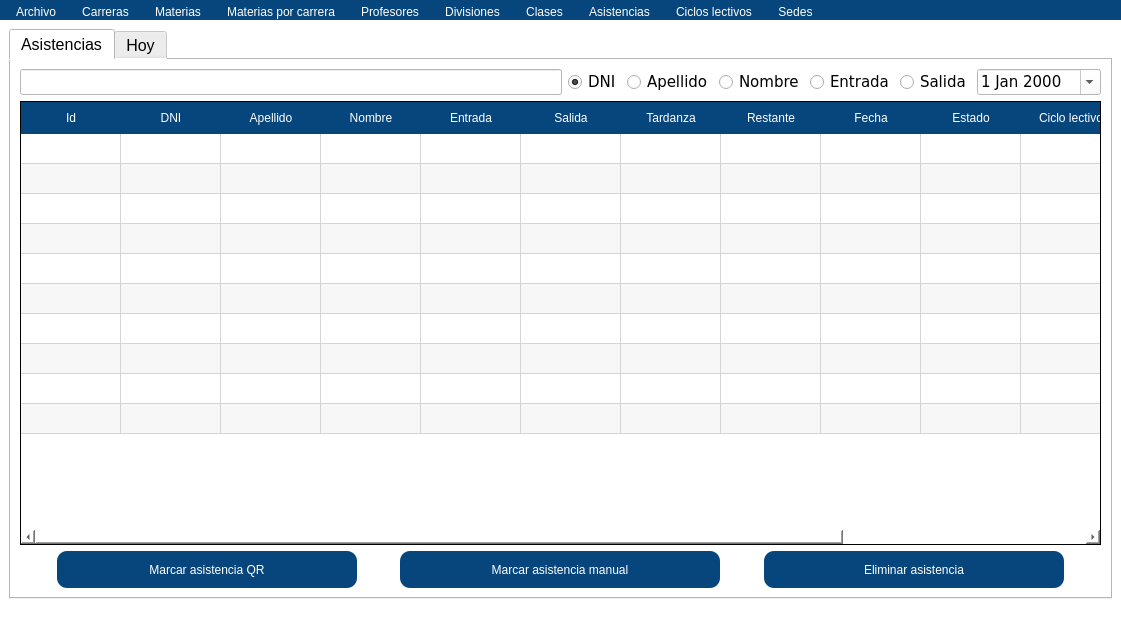
<?xml version="1.0" encoding="UTF-8"?>
<ui version="4.0">
 <class>MainWindow</class>
 <widget class="QMainWindow" name="MainWindow">
  <property name="geometry">
   <rect>
    <x>0</x>
    <y>0</y>
    <width>1121</width>
    <height>630</height>
   </rect>
  </property>
  <property name="windowTitle">
   <string>Asistencias</string>
  </property>
  <property name="styleSheet">
   <string notr="true">background-color: rgb(255, 255, 255);</string>
  </property>
  <widget class="QWidget" name="centralwidget">
   <layout class="QVBoxLayout" name="verticalLayout_2">
    <item>
     <widget class="QTabWidget" name="tabWidget">
      <property name="font">
       <font>
        <pointsize>12</pointsize>
       </font>
      </property>
      <property name="styleSheet">
       <string notr="true">background-color: rgb(255, 255, 255);

</string>
      </property>
      <property name="currentIndex">
       <number>0</number>
      </property>
      <widget class="QWidget" name="tab">
       <attribute name="title">
        <string>Asistencias</string>
       </attribute>
       <layout class="QVBoxLayout" name="verticalLayout">
        <item>
         <layout class="QHBoxLayout" name="horizontalLayout_2">
          <property name="bottomMargin">
           <number>0</number>
          </property>
          <item>
           <widget class="QLineEdit" name="tx_buscar_asistencia">
            <property name="font">
             <font>
              <family>Verdana</family>
              <pointsize>11</pointsize>
             </font>
            </property>
           </widget>
          </item>
          <item>
           <widget class="QRadioButton" name="radioButton_dni">
            <property name="font">
             <font>
              <family>Verdana</family>
              <pointsize>11</pointsize>
             </font>
            </property>
            <property name="text">
             <string>DNI</string>
            </property>
            <property name="checked">
             <bool>true</bool>
            </property>
           </widget>
          </item>
          <item>
           <widget class="QRadioButton" name="radioButton_apellido">
            <property name="font">
             <font>
              <family>Verdana</family>
              <pointsize>11</pointsize>
             </font>
            </property>
            <property name="text">
             <string>Apellido</string>
            </property>
           </widget>
          </item>
          <item>
           <widget class="QRadioButton" name="radioButton_nombre">
            <property name="font">
             <font>
              <family>Verdana</family>
              <pointsize>11</pointsize>
             </font>
            </property>
            <property name="text">
             <string>Nombre</string>
            </property>
           </widget>
          </item>
          <item>
           <widget class="QRadioButton" name="radioButton_entrada">
            <property name="font">
             <font>
              <family>Verdana</family>
              <pointsize>11</pointsize>
             </font>
            </property>
            <property name="text">
             <string>Entrada</string>
            </property>
           </widget>
          </item>
          <item>
           <widget class="QRadioButton" name="radioButton_salida">
            <property name="font">
             <font>
              <family>Verdana</family>
              <pointsize>11</pointsize>
             </font>
            </property>
            <property name="text">
             <string>Salida</string>
            </property>
           </widget>
          </item>
          <item>
           <widget class="QDateEdit" name="tx_date">
            <property name="minimumSize">
             <size>
              <width>0</width>
              <height>24</height>
             </size>
            </property>
            <property name="font">
             <font>
              <family>Verdana</family>
              <pointsize>11</pointsize>
             </font>
            </property>
            <property name="showGroupSeparator" stdset="0">
             <bool>false</bool>
            </property>
            <property name="calendarPopup">
             <bool>true</bool>
            </property>
           </widget>
          </item>
         </layout>
        </item>
        <item>
         <layout class="QHBoxLayout" name="horizontalLayout_4">
          <item>
           <widget class="QTableWidget" name="tableWidget">
            <property name="minimumSize">
             <size>
              <width>0</width>
              <height>0</height>
             </size>
            </property>
            <property name="maximumSize">
             <size>
              <width>16777215</width>
              <height>16777215</height>
             </size>
            </property>
            <property name="autoFillBackground">
             <bool>false</bool>
            </property>
            <property name="styleSheet">
             <string notr="true">QHeaderView::section {
    background-color:  rgb(7, 70, 124);
	color: rgb(255, 255, 255);
	font: 12pt &quot;Verdana&quot;;
    border: 0px solid #ff0000;
    height: 32px;
}

QTableWidget {
	font: 11pt &quot;Verdana&quot;;
    border: 1px solid;
}

QTableWidget::item{
    selection-background-color: rgb(7, 70, 124);
	selection-color: rgb(255, 255, 255);
}
</string>
            </property>
            <property name="editTriggers">
             <set>QAbstractItemView::NoEditTriggers</set>
            </property>
            <property name="tabKeyNavigation">
             <bool>false</bool>
            </property>
            <property name="alternatingRowColors">
             <bool>true</bool>
            </property>
            <property name="selectionMode">
             <enum>QAbstractItemView::SingleSelection</enum>
            </property>
            <property name="selectionBehavior">
             <enum>QAbstractItemView::SelectRows</enum>
            </property>
            <property name="rowCount">
             <number>10</number>
            </property>
            <property name="columnCount">
             <number>13</number>
            </property>
            <attribute name="horizontalHeaderCascadingSectionResizes">
             <bool>false</bool>
            </attribute>
            <attribute name="horizontalHeaderMinimumSectionSize">
             <number>50</number>
            </attribute>
            <attribute name="horizontalHeaderHighlightSections">
             <bool>false</bool>
            </attribute>
            <attribute name="horizontalHeaderShowSortIndicator" stdset="0">
             <bool>false</bool>
            </attribute>
            <attribute name="horizontalHeaderStretchLastSection">
             <bool>false</bool>
            </attribute>
            <attribute name="verticalHeaderVisible">
             <bool>false</bool>
            </attribute>
            <row/>
            <row/>
            <row/>
            <row/>
            <row/>
            <row/>
            <row/>
            <row/>
            <row/>
            <row/>
            <column>
             <property name="text">
              <string>Id</string>
             </property>
            </column>
            <column>
             <property name="text">
              <string>DNI</string>
             </property>
            </column>
            <column>
             <property name="text">
              <string>Apellido</string>
             </property>
            </column>
            <column>
             <property name="text">
              <string>Nombre</string>
             </property>
            </column>
            <column>
             <property name="text">
              <string>Entrada</string>
             </property>
            </column>
            <column>
             <property name="text">
              <string>Salida</string>
             </property>
            </column>
            <column>
             <property name="text">
              <string>Tardanza</string>
             </property>
            </column>
            <column>
             <property name="text">
              <string>Restante</string>
             </property>
            </column>
            <column>
             <property name="text">
              <string>Fecha</string>
             </property>
            </column>
            <column>
             <property name="text">
              <string>Estado</string>
             </property>
            </column>
            <column>
             <property name="text">
              <string>Ciclo lectivo</string>
             </property>
            </column>
            <column>
             <property name="text">
              <string>Sede</string>
             </property>
            </column>
            <column>
             <property name="text">
              <string>Observación</string>
             </property>
            </column>
           </widget>
          </item>
         </layout>
        </item>
        <item>
         <layout class="QHBoxLayout" name="horizontalLayout_3">
          <property name="sizeConstraint">
           <enum>QLayout::SetMaximumSize</enum>
          </property>
          <property name="leftMargin">
           <number>0</number>
          </property>
          <property name="rightMargin">
           <number>0</number>
          </property>
          <property name="bottomMargin">
           <number>0</number>
          </property>
          <item>
           <spacer name="horizontalSpacer">
            <property name="orientation">
             <enum>Qt::Horizontal</enum>
            </property>
            <property name="sizeHint" stdset="0">
             <size>
              <width>40</width>
              <height>20</height>
             </size>
            </property>
           </spacer>
          </item>
          <item>
           <widget class="QPushButton" name="Bt_marcar">
            <property name="minimumSize">
             <size>
              <width>300</width>
              <height>37</height>
             </size>
            </property>
            <property name="styleSheet">
             <string notr="true">background-color: rgb(7, 70, 124);
font: 18pt &quot;Verdana&quot;;
border-radius: 10px;
color: rgb(255, 255, 255);</string>
            </property>
            <property name="text">
             <string>Marcar asistencia QR</string>
            </property>
           </widget>
          </item>
          <item>
           <spacer name="horizontalSpacer_3">
            <property name="orientation">
             <enum>Qt::Horizontal</enum>
            </property>
            <property name="sizeHint" stdset="0">
             <size>
              <width>40</width>
              <height>20</height>
             </size>
            </property>
           </spacer>
          </item>
          <item>
           <widget class="QPushButton" name="bt_asistencia_manual">
            <property name="minimumSize">
             <size>
              <width>320</width>
              <height>37</height>
             </size>
            </property>
            <property name="styleSheet">
             <string notr="true">background-color: rgb(7, 70, 124);
font: 18pt &quot;Verdana&quot;;
border-radius: 10px;
color: rgb(255, 255, 255);</string>
            </property>
            <property name="text">
             <string>Marcar asistencia manual</string>
            </property>
           </widget>
          </item>
          <item>
           <spacer name="horizontalSpacer_7">
            <property name="orientation">
             <enum>Qt::Horizontal</enum>
            </property>
            <property name="sizeHint" stdset="0">
             <size>
              <width>40</width>
              <height>20</height>
             </size>
            </property>
           </spacer>
          </item>
          <item>
           <widget class="QPushButton" name="bt_eliminar_asistencia">
            <property name="minimumSize">
             <size>
              <width>300</width>
              <height>37</height>
             </size>
            </property>
            <property name="styleSheet">
             <string notr="true">background-color: rgb(7, 70, 124);
font: 18pt &quot;Verdana&quot;;
border-radius: 10px;
color: rgb(255, 255, 255);</string>
            </property>
            <property name="text">
             <string>Eliminar asistencia</string>
            </property>
           </widget>
          </item>
          <item>
           <spacer name="horizontalSpacer_2">
            <property name="orientation">
             <enum>Qt::Horizontal</enum>
            </property>
            <property name="sizeHint" stdset="0">
             <size>
              <width>40</width>
              <height>20</height>
             </size>
            </property>
           </spacer>
          </item>
         </layout>
        </item>
       </layout>
      </widget>
      <widget class="QWidget" name="tab_2">
       <attribute name="title">
        <string>Hoy</string>
       </attribute>
       <layout class="QVBoxLayout" name="verticalLayout_3">
        <item>
         <layout class="QHBoxLayout" name="horizontalLayout_6">
          <property name="bottomMargin">
           <number>0</number>
          </property>
          <item>
           <widget class="QLineEdit" name="tx_buscar_hoy">
            <property name="font">
             <font>
              <family>Verdana</family>
              <pointsize>11</pointsize>
             </font>
            </property>
           </widget>
          </item>
          <item>
           <widget class="QRadioButton" name="radioButton_dni_hoy">
            <property name="font">
             <font>
              <family>Verdana</family>
              <pointsize>11</pointsize>
             </font>
            </property>
            <property name="text">
             <string>DNI</string>
            </property>
            <property name="checked">
             <bool>true</bool>
            </property>
           </widget>
          </item>
          <item>
           <widget class="QRadioButton" name="radioButton_apellido_hoy">
            <property name="font">
             <font>
              <family>Verdana</family>
              <pointsize>11</pointsize>
             </font>
            </property>
            <property name="text">
             <string>Apellido</string>
            </property>
           </widget>
          </item>
          <item>
           <widget class="QRadioButton" name="radioButton_nombre_hoy">
            <property name="font">
             <font>
              <family>Verdana</family>
              <pointsize>11</pointsize>
             </font>
            </property>
            <property name="text">
             <string>Nombre</string>
            </property>
           </widget>
          </item>
          <item>
           <widget class="QRadioButton" name="radioButton_entrada_hoy">
            <property name="font">
             <font>
              <family>Verdana</family>
              <pointsize>11</pointsize>
             </font>
            </property>
            <property name="text">
             <string>Entrada</string>
            </property>
           </widget>
          </item>
          <item>
           <widget class="QRadioButton" name="radioButton_salida_hoy">
            <property name="font">
             <font>
              <family>Verdana</family>
              <pointsize>11</pointsize>
             </font>
            </property>
            <property name="text">
             <string>Salida</string>
            </property>
           </widget>
          </item>
         </layout>
        </item>
        <item>
         <layout class="QHBoxLayout" name="horizontalLayout">
          <item>
           <widget class="QTableWidget" name="tableWidget_hoy">
            <property name="styleSheet">
             <string notr="true">QHeaderView::section {
    background-color:  rgb(7, 70, 124);
	color: rgb(255, 255, 255);
	font: 12pt &quot;Verdana&quot;;
    border: 0px solid #ff0000;
    height: 32px;
}

QTableWidget {
	font: 11pt &quot;Verdana&quot;;
    border: 1px solid;
}

QTableWidget::item{
    selection-background-color: rgb(7, 70, 124);
	selection-color: rgb(255, 255, 255);
}
</string>
            </property>
            <property name="selectionMode">
             <enum>QAbstractItemView::SingleSelection</enum>
            </property>
            <property name="selectionBehavior">
             <enum>QAbstractItemView::SelectRows</enum>
            </property>
            <attribute name="horizontalHeaderHighlightSections">
             <bool>false</bool>
            </attribute>
            <attribute name="verticalHeaderVisible">
             <bool>false</bool>
            </attribute>
            <attribute name="verticalHeaderHighlightSections">
             <bool>true</bool>
            </attribute>
            <column>
             <property name="text">
              <string>id_clase</string>
             </property>
            </column>
            <column>
             <property name="text">
              <string>id_division</string>
             </property>
            </column>
            <column>
             <property name="text">
              <string>División</string>
             </property>
            </column>
            <column>
             <property name="text">
              <string>DNI</string>
             </property>
            </column>
            <column>
             <property name="text">
              <string>Apellido</string>
             </property>
            </column>
            <column>
             <property name="text">
              <string>Nombre</string>
             </property>
            </column>
            <column>
             <property name="text">
              <string>Materia</string>
             </property>
            </column>
            <column>
             <property name="text">
              <string>Entrada</string>
             </property>
            </column>
            <column>
             <property name="text">
              <string>Salida</string>
             </property>
            </column>
            <column>
             <property name="text">
              <string>Tardanza</string>
             </property>
            </column>
            <column>
             <property name="text">
              <string>Restante</string>
             </property>
            </column>
            <column>
             <property name="text">
              <string>Estado</string>
             </property>
            </column>
            <column>
             <property name="text">
              <string>Día</string>
             </property>
            </column>
            <column>
             <property name="text">
              <string>id_asistencia</string>
             </property>
            </column>
           </widget>
          </item>
         </layout>
        </item>
        <item>
         <layout class="QHBoxLayout" name="horizontalLayout_5">
          <property name="sizeConstraint">
           <enum>QLayout::SetMaximumSize</enum>
          </property>
          <property name="leftMargin">
           <number>0</number>
          </property>
          <property name="rightMargin">
           <number>0</number>
          </property>
          <property name="bottomMargin">
           <number>0</number>
          </property>
          <item>
           <spacer name="horizontalSpacer_8">
            <property name="orientation">
             <enum>Qt::Horizontal</enum>
            </property>
            <property name="sizeHint" stdset="0">
             <size>
              <width>40</width>
              <height>20</height>
             </size>
            </property>
           </spacer>
          </item>
          <item>
           <widget class="QPushButton" name="Bt_marcar_ausencia">
            <property name="minimumSize">
             <size>
              <width>320</width>
              <height>37</height>
             </size>
            </property>
            <property name="maximumSize">
             <size>
              <width>320</width>
              <height>16777215</height>
             </size>
            </property>
            <property name="styleSheet">
             <string notr="true">background-color: rgb(7, 70, 124);
font: 18pt &quot;Verdana&quot;;
border-radius: 10px;
color: rgb(255, 255, 255);</string>
            </property>
            <property name="text">
             <string>Marcar ausencia</string>
            </property>
           </widget>
          </item>
          <item>
           <spacer name="horizontalSpacer_5">
            <property name="orientation">
             <enum>Qt::Horizontal</enum>
            </property>
            <property name="sizeHint" stdset="0">
             <size>
              <width>40</width>
              <height>20</height>
             </size>
            </property>
           </spacer>
          </item>
          <item>
           <widget class="QPushButton" name="Bt_desmarcar_ausencia">
            <property name="minimumSize">
             <size>
              <width>320</width>
              <height>37</height>
             </size>
            </property>
            <property name="styleSheet">
             <string notr="true">background-color: rgb(7, 70, 124);
font: 18pt &quot;Verdana&quot;;
border-radius: 10px;
color: rgb(255, 255, 255);</string>
            </property>
            <property name="text">
             <string>Desmarcar ausencia</string>
            </property>
           </widget>
          </item>
          <item>
           <spacer name="horizontalSpacer_6">
            <property name="orientation">
             <enum>Qt::Horizontal</enum>
            </property>
            <property name="sizeHint" stdset="0">
             <size>
              <width>40</width>
              <height>20</height>
             </size>
            </property>
           </spacer>
          </item>
         </layout>
        </item>
       </layout>
      </widget>
     </widget>
    </item>
   </layout>
  </widget>
  <widget class="QMenuBar" name="menubar">
   <property name="geometry">
    <rect>
     <x>0</x>
     <y>0</y>
     <width>1121</width>
     <height>22</height>
    </rect>
   </property>
   <property name="styleSheet">
    <string notr="true">QMenuBar {
    background-color:  rgb(7, 70, 124);
}

QMenuBar::item {
color : white;
margin-top:4px;
spacing: 3px;
padding: 1px 10px;
background: transparent;
border-radius: 4px;
}

QMenuBar::item:selected { /* when selected using mouse or keyboard */
background: black;
}

QMenuBar::item:pressed {
background: black;
}

QMenu {
    background-color:  rgb(7, 70, 124);
}

QMenu::item {
color : white;
margin-top:4px;
spacing: 3px;
padding: 1px 10px;
background: transparent;
border-radius: 4px;
}

QMenu::item:selected { /* when selected using mouse or keyboard */
background: black;
}

QMenu::item:pressed {
background: black;
}</string>
   </property>
   <widget class="QMenu" name="menuArchivo">
    <property name="title">
     <string>Archivo</string>
    </property>
    <addaction name="actionSalir"/>
   </widget>
   <widget class="QMenu" name="menuProfesores">
    <property name="title">
     <string>Profesores</string>
    </property>
    <addaction name="separator"/>
    <addaction name="actionProfesores"/>
   </widget>
   <widget class="QMenu" name="menuMaterias">
    <property name="title">
     <string>Materias</string>
    </property>
    <addaction name="separator"/>
    <addaction name="actionMaterias"/>
   </widget>
   <widget class="QMenu" name="menuCarreras">
    <property name="title">
     <string>Carreras</string>
    </property>
    <addaction name="actionCarreras"/>
   </widget>
   <widget class="QMenu" name="menuA_os_lectivos">
    <property name="title">
     <string>Ciclos lectivos</string>
    </property>
    <addaction name="actionCiclos"/>
   </widget>
   <widget class="QMenu" name="menuSedes">
    <property name="title">
     <string>Sedes</string>
    </property>
    <addaction name="actionSedes"/>
   </widget>
   <widget class="QMenu" name="menuDivisiones">
    <property name="title">
     <string>Divisiones</string>
    </property>
    <addaction name="actionDivisiones"/>
   </widget>
   <widget class="QMenu" name="menuClases">
    <property name="title">
     <string>Clases</string>
    </property>
    <addaction name="actionClases"/>
   </widget>
   <widget class="QMenu" name="menuAsistencias">
    <property name="title">
     <string>Asistencias</string>
    </property>
    <addaction name="actionAsistencias"/>
    <addaction name="actionConfigurar_sede_y_ciclo"/>
   </widget>
   <widget class="QMenu" name="menuMaterias_por_carrera">
    <property name="title">
     <string>Materias por carrera</string>
    </property>
    <addaction name="actionMateriasCarrera"/>
   </widget>
   <addaction name="menuArchivo"/>
   <addaction name="menuCarreras"/>
   <addaction name="menuMaterias"/>
   <addaction name="menuMaterias_por_carrera"/>
   <addaction name="menuProfesores"/>
   <addaction name="menuDivisiones"/>
   <addaction name="menuClases"/>
   <addaction name="menuAsistencias"/>
   <addaction name="menuA_os_lectivos"/>
   <addaction name="menuSedes"/>
  </widget>
  <widget class="QStatusBar" name="statusbar"/>
  <action name="actionSalir">
   <property name="text">
    <string notr="true">Salir</string>
   </property>
   <property name="whatsThis">
    <string notr="true"/>
   </property>
   <property name="font">
    <font>
     <kerning>false</kerning>
    </font>
   </property>
  </action>
  <action name="actionasd">
   <property name="text">
    <string>Profesores</string>
   </property>
  </action>
  <action name="actionasd_2">
   <property name="text">
    <string>asd</string>
   </property>
  </action>
  <action name="actionasd_3">
   <property name="text">
    <string>asd</string>
   </property>
  </action>
  <action name="actionProfesores">
   <property name="text">
    <string>Ver</string>
   </property>
  </action>
  <action name="actionAgregar">
   <property name="text">
    <string>Agregar</string>
   </property>
  </action>
  <action name="actionMaterias">
   <property name="text">
    <string>Ver</string>
   </property>
  </action>
  <action name="actionAgregar_2">
   <property name="text">
    <string>Agregar</string>
   </property>
  </action>
  <action name="actionCarreras">
   <property name="text">
    <string>Ver</string>
   </property>
   <property name="font">
    <font>
     <pointsize>10</pointsize>
     <weight>75</weight>
     <bold>true</bold>
    </font>
   </property>
  </action>
  <action name="actionAgregar_carreras">
   <property name="text">
    <string>Agregar</string>
   </property>
  </action>
  <action name="actionCiclos">
   <property name="text">
    <string>Ver</string>
   </property>
  </action>
  <action name="actionAgregar_4">
   <property name="text">
    <string>Agregar</string>
   </property>
  </action>
  <action name="actionSedes">
   <property name="text">
    <string>Ver</string>
   </property>
  </action>
  <action name="actionAgregar_5">
   <property name="text">
    <string>Agregar</string>
   </property>
  </action>
  <action name="actionDivisiones">
   <property name="text">
    <string>Ver</string>
   </property>
  </action>
  <action name="actionAgregar_3">
   <property name="text">
    <string>Agregar</string>
   </property>
  </action>
  <action name="actionClases">
   <property name="text">
    <string>Ver</string>
   </property>
  </action>
  <action name="actionMateriasCarrera">
   <property name="text">
    <string>Ver</string>
   </property>
  </action>
  <action name="actionAsistencias">
   <property name="text">
    <string>Ver</string>
   </property>
  </action>
  <action name="actionConfigurar_sede_y_ciclo">
   <property name="text">
    <string>Configurar sede y ciclo</string>
   </property>
  </action>
 </widget>
 <resources/>
 <connections/>
</ui>
